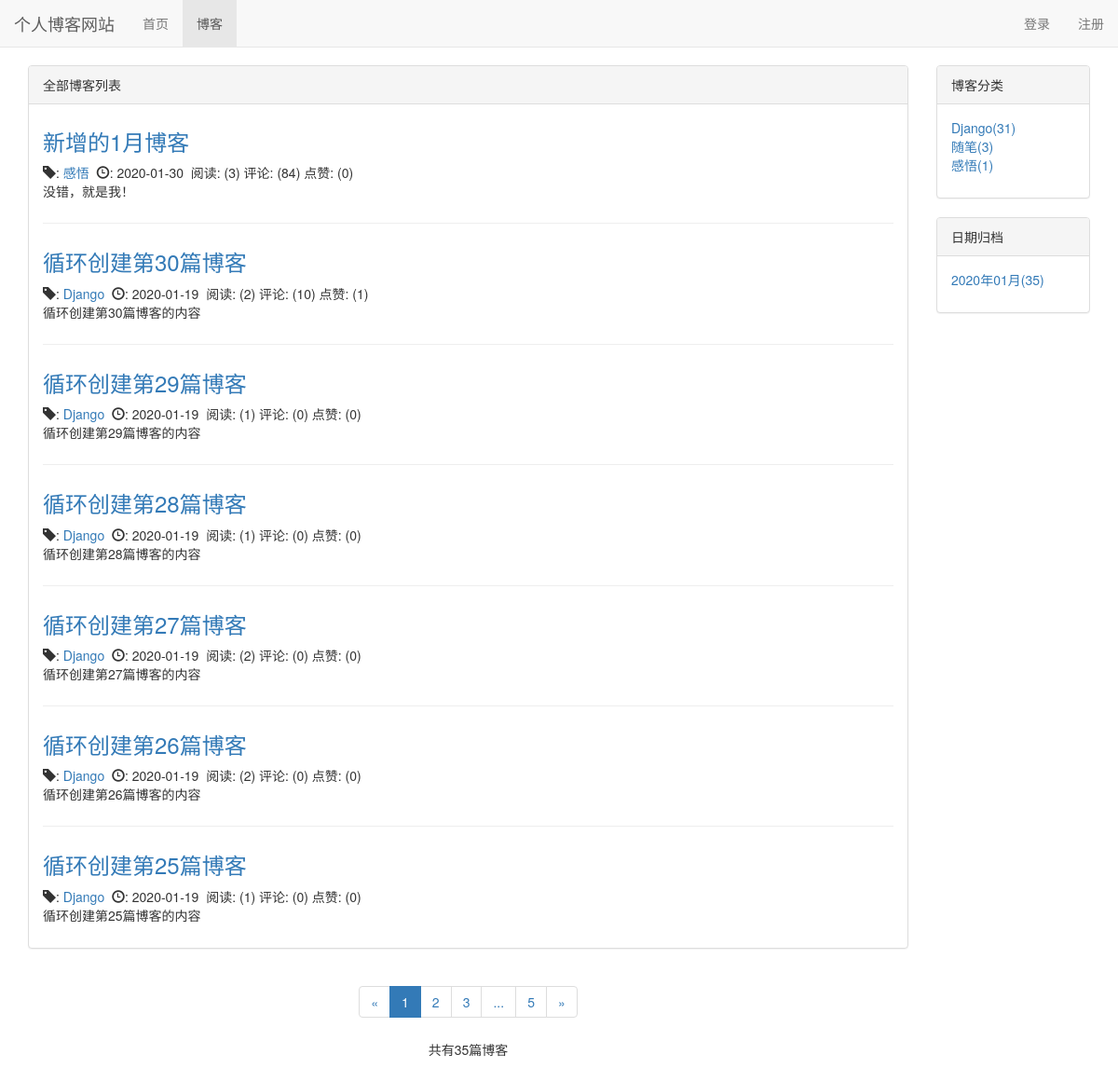
Screenshot of /blog/ with the database file from the repository.
### blog/models.py (models this page shows, shortened)
class Blog(models.Model, ReadNumExpandMethod):
    title = models.CharField(max_length=30)
    blog_type = models.ForeignKey(BlogType, on_delete=models.DO_NOTHING)
    content = MDTextField()
    author = models.ForeignKey(User, on_delete=models.DO_NOTHING)
    read_details = GenericRelation(ReadDetail)
    create_time = models.DateTimeField(auto_now_add=True)
    last_updated_time = models.DateTimeField(auto_now=True)
    class Meta:
        ordering = ['-create_time']

class BlogType(models.Model):
    type_name = models.CharField(max_length=15)
    def __str__(self):
        return self.type_name

### read_statistics/models.py (models this page shows)
class ReadNum(models.Model):
    read_num = models.IntegerField(default=0)
    content_type = models.ForeignKey(ContentType, on_delete=models.DO_NOTHING)
    object_id = models.PositiveIntegerField()
    content_object = GenericForeignKey('content_type', 'object_id')

### likes/models.py (models this page shows)
class LikeCount(models.Model):
    liked_num = models.IntegerField(default=0)
    content_type = models.ForeignKey(ContentType, on_delete=models.DO_NOTHING)
    object_id = models.PositiveIntegerField()
    content_object = GenericForeignKey('content_type', 'object_id')

### blog/views.py (the view)
# urls.py: path('', views.blog_list, name="blog_list"),
def blog_list(request):
    blogs_all_list = Blog.objects.all()
    context = get_blog_list_common_data(request, blogs_all_list)
    return render(request, "blog/blog_list.html", context)

### blog/templatetags/comment_tags.py (called while the page is built)
@register.simple_tag
def get_comment_count(obj):
    content_type = ContentType.objects.get_for_model(obj)
    return Comment.objects.filter(content_type=content_type, object_id=obj.pk).count()

### blog/templatetags/likes_tags.py (called while the page is built)
@register.simple_tag
def get_like_count(obj):
    content_type = ContentType.objects.get_for_model(obj)
    like_count, created = LikeCount.objects.get_or_create(content_type=content_type, object_id=obj.pk)
    return like_count.liked_num

### read_statistics/models.py (called while the page is built)
    def read_num(self):
        try:
            ct = ContentType.objects.get_for_model(self)
            readnum = ReadNum.objects.get(content_type=ct, object_id=self.pk)
            return readnum.read_num
        except exceptions.ObjectDoesNotExist:
            return 0

### user/context_processors.py (called while the page is built)
def login_modal_form(request):
    return {'login_modal_form': LoginForm()}

### blog/templates/blog/blog_list.html (shortened to what this page needs)
{% extends 'base.html' %}
{% load staticfiles %}
{% load comment_tags %}
{% load likes_tags %}
{% block nav_blog_active %}
    active
{% endblock %}
{% block header_extends %}<link rel="stylesheet" href="{% static 'blog.css' %}">{% endblock %}
{% block content %}
    <div class="container">
        <div class="row">
            <div class="col-xs-12 col-sm-8 col-md-9 col-lg-10">
                <div class="panel panel-default">
                    <div class="panel-heading">{% block blog_list_title %}全部博客列表{% endblock %}</div>
                    <div class="panel-body">
                        {% for blog in page_of_blogs.object_list %}
                            <div class="blog">
                                <h3><a href="{% url 'blog_detail' blog.pk %}">{{ blog.title }}</a></h3>
                                <p class="blog-info">
                                    <span class="glyphicon glyphicon-tag"></span>:
                                    <a href="{% url 'blogs_with_type' blog.blog_type.pk %}">{{ blog.blog_type }}</a>&nbsp;
                                    <span class="glyphicon glyphicon-time"></span>:
                                    {{ blog.create_time|date:"Y-m-d"}}&nbsp;
                                    阅读: ({{ blog.read_num }})
                                    评论: ({% get_comment_count blog %})
                                    点赞: ({% get_like_count blog %})
                                </p>
                                <p>{{ blog.content|truncatechars:120|safe }}</p>
                            </div>
                        {% empty %}
                            <div class="blog">
                                <h3>暂无博客, 敬请期待</h3>
                            </div>
                        {% endfor %}
                    </div>
                </div>
                <div class="paginator">
                    <nav aria-label="Page navigation">
                        <ul class="pagination">
                            <li>
                                {% if page_of_blogs.has_previous %}
                                    <a href="?page={{ page_of_blogs.previous_page_number }}" aria-label="Previous">
                                        <span aria-hidden="true">&laquo;</span>
                                    </a>
                                {% else %}
                                    <span aria-hidden="true">&laquo;</span>
                                {% endif %}
                            </li>
                            {% for page_num in page_range %}
                                {% if page_num == page_of_blogs.number %}
                                    <li class="active"><span>{{ page_num }}</span></li>
                                {% else %}
                                    {% if page_num == '...' %}
                                        <li><span>{{ page_num }}</span></li>
                                    {% else %}
                                        <li><a href="?page={{ page_num }}">{{ page_num }}</a></li>
                                    {% endif %}
                                {% endif %}
                            {% endfor %}
                            <li>
                                {% if page_of_blogs.has_next %}
                                    <a href="?page={{ page_of_blogs.next_page_number }}" aria-label="Next">
                                        <span aria-hidden="true">&raquo;</span>
                                    </a>
                                {% else %}
                                    <span aria-hidden="true">&raquo;</span>
                                {% endif %}
                            </li>
                        </ul>
                        <p>共有{{ page_of_blogs.paginator.count }}篇博客</p>
                    </nav>
                </div>
            </div>
            <div class="hidden-xs col-sm-4 col-md-3 col-lg-2">
                <div class="panel panel-default">
                    <div class="panel-heading">博客分类</div>
                    <div class="panel-body">
                        <ul class="blog-types">
                            {% for blog_type in blog_types %}
                                <li>
                                    <a href="{% url 'blogs_with_type' blog_type.pk %}">
                                        {{ blog_type.type_name }}({{ blog_type.blog_count }})
                                    </a>
                                </li>
                            {% empty %}
                                暂无分类
                            {% endfor %}
                        </ul>
                    </div>
                </div>
                <div class="panel panel-default">
                    <div class="panel-heading">日期归档</div>
                    <div class="panel-body">
                        <ul>
                            {% for blog_date, blog_count in blog_dates.items %}
                                <a href="{% url 'blogs_with_date' blog_date.year blog_date.month %}">
                                    <li>{{ blog_date|date:"Y年m月" }}({{ blog_count }})</li>
                                </a>
                            {% endfor %}
                        </ul>
                    </div>
                </div>
            </div>
        </div>
    </div>
{% endblock %}

### static/base.css (style rules this page uses)
* { margin: 0; padding: 0; }
body { margin-top: 70px!important; }
ul { list-style-type: none; }

### static/blog.css (style rules this page uses)
ul.blog-types { list-style-type: none; }
div.blog:not(:last-child) { margin-bottom: 2em; padding-bottom: 1em; border-bottom: 1px solid #eee; }
div.blog h3 { margin-top: 0.5em; }
div.blog p.blog-info { margin-bottom: 0; }
div.paginator { text-align: center; }

### rows the page displays
Blog: title "新增的1月博客", blog_type "感悟", create_time "2020-01-30", read_num "3", id "84", id.liked_num "0", content "没错，就是我！"
Blog: title "循环创建第30篇博客", blog_type "Django", create_time "2020-01-19", read_num "2", id "10", id.liked_num "1", content "循环创建第30篇博客的内容"
Blog: title "循环创建第29篇博客", blog_type "Django", create_time "2020-01-19", read_num "1", id "0", id.liked_num "0", content "循环创建第29篇博客的内容"
Blog: title "循环创建第28篇博客", blog_type "Django", create_time "2020-01-19", read_num "1", id "0", id.liked_num "0", content "循环创建第28篇博客的内容"
Blog: title "循环创建第27篇博客", blog_type "Django", create_time "2020-01-19", read_num "2", id "0", id.liked_num "0", content "循环创建第27篇博客的内容"
Blog: title "循环创建第26篇博客", blog_type "Django", create_time "2020-01-19", read_num "2", id "0", id.liked_num "0", content "循环创建第26篇博客的内容"
Blog: title "循环创建第25篇博客", blog_type "Django", create_time "2020-01-19", read_num "1", id "0", id.liked_num "0", content "循环创建第25篇博客的内容"
BlogType: type_name "Django", blog_count "31"
BlogType: type_name "随笔", blog_count "3"
BlogType: type_name "感悟", blog_count "1"

### other values shown
{{ page_num }} "1"
{{ page_num }} "2" "3" "5"
{{ page_num }} "..."
{{ page_of_blogs.paginator.count }} "35"
{{ blog_date|date:"Y年m月" }} "2020年01月"
{{ blog_count }} "35"
